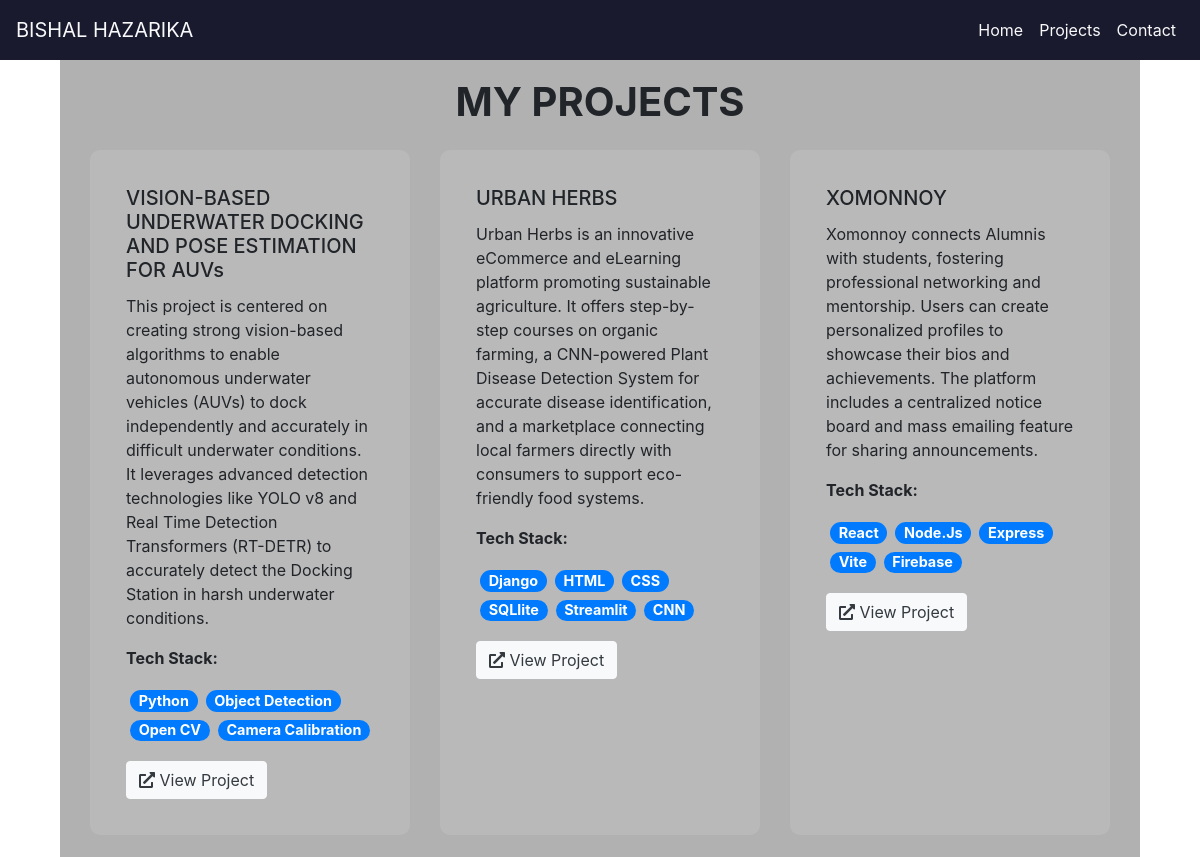
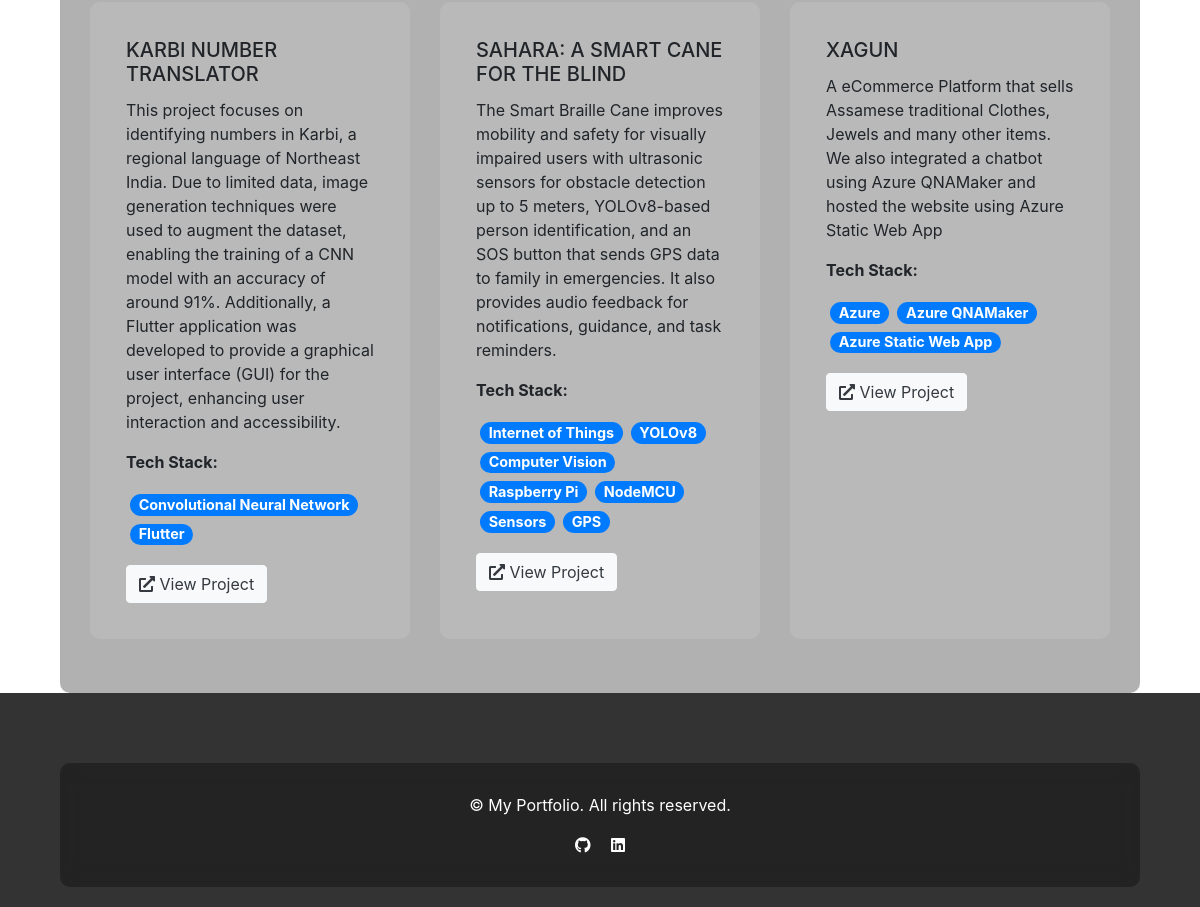
The app's page /projects with its own data (2 pictures, top to bottom).
### myportfolio/models.py (models this page shows, shortened)
class project(models.Model):
    title = models.CharField(max_length=200)
    techstack = models.JSONField()
    description = models.CharField(max_length=500)
    link = models.URLField(max_length=200)
    image = models.URLField(max_length=200, default="www.google.com")

### myportfolio/views.py (the view)
# urls.py: path("projects", views.projects, name="projects" ),
def projects(request):
    project_list = project.objects.all()
    context = {
        "project_list" : project_list,
    }
    return render(request, "myportfolio/projects.html", context)

### myportfolio/templates/myportfolio/projects.html (shortened to what this page needs)
{% load static %}
<!DOCTYPE html>
<html lang="en">
<head>
    <link rel="stylesheet" href="https://stackpath.bootstrapcdn.com/bootstrap/4.5.2/css/bootstrap.min.css">
    <link rel="stylesheet" href="https://cdnjs.cloudflare.com/ajax/libs/font-awesome/5.15.4/css/all.min.css">
    <link rel="stylesheet" href="{% static 'myportfolio/css/projects.css' %}">
</head>
<body>
    <nav class="navbar navbar-expand-lg fixed-top" style="background-color: #1a1a2e; /* Dark bluish-black tone */ ">
        <a class="navbar-brand text-light" href="#">BISHAL HAZARIKA</a>
        <div class="collapse navbar-collapse" id="navbarNav">
            <ul class="navbar-nav ml-auto">
                <li class="nav-item">
                    <a class="nav-link text-light" href="{% url 'myportfolio:home' %}">Home</a>
                </li>
                <li class="nav-item">
                    <a class="nav-link text-light active" href="{% url 'myportfolio:projects' %}">Projects</a>
                </li>
                <li class="nav-item">
                    <a class="nav-link text-light" href="#">Contact</a>
                </li>
            </ul>
        </div>
    </nav>
    <div class="container mt-5">
        <h1 class="text-center mb-4">MY PROJECTS</h1>
        {% if project_list %}
            <div class="row">
                {% for project in project_list %}
                    <div class="col-md-4 mb-4">
                        <div class="card h-100 p-3">
                            <div class="card-body">
                                <h5 class="card-title">{{ project.title }}</h5>
                                <p class="card-text">{{ project.description }}</p>
                                <p class="card-text">
                                    <strong>Tech Stack:</strong>
                                    <div class="d-flex flex-wrap">
                                        {% for tech in project.techstack %}
                                            <span class="badge badge-pill badge-primary m-1">{{ tech }}</span>
                                        {% endfor %}
                                    </div>
                                </p>
                                <a href="{{ project.link }}" class="btn btn-light text-dark" target="_blank">
                                    <i class="fas fa-external-link-alt"></i> View Project
                                </a>
                            </div>
                        </div>
                    </div>
                {% endfor %}
            </div>
        {% else %}
            <p class="text-center">No Projects are uploaded</p>
        {% endif %}
    </div>
    <footer class="text-center">
        <div class="container">
            <p>&copy; {{ current_year }} My Portfolio. All rights reserved.</p>
            <a href="#" class="text-white"><i class="fab fa-github"></i></a>
            <a href="#" class="text-white ml-3"><i class="fab fa-linkedin"></i></a>
        </div>
    </footer>
</body>
</html>

### myportfolio/static/myportfolio/css/projects.css (style rules this page uses)
.navbar-nav .nav-link { transition: color 0.3s ease, background-color 0.3s ease; padding: 10px 15px; border-radius: 5px; }
.container { backdrop-filter: blur(10px); padding: 30px; width: 90%; border-radius: 10px; background-color: rgba(0, 0, 0, 0.306); margin-top: 50px; }
.card { background: rgba(255, 255, 255, 0.1); border: none; border-radius: 10px; transition: transform 0.3s, box-shadow 0.3s; }
.badge { font-size: 0.9rem; }
footer { background-color: rgba(0, 0, 0, 0.8); color: white; padding: 20px 0; }
h1 { font-weight: bold; }

### records on screen
project: title "VISION-BASED UNDERWATER DOCKING AND POSE ESTIMATION FOR AUVs", description "This project is centered on creating strong vision-based algorithms to enable autonomous underwater vehicles (AUVs) to dock independently and accurately in difficult underwater conditions. It leverages advanced detection technologies like YOLO v8 and Real Time Detection Transformers (RT-DETR) to accurately detect the Docking Station in harsh underwater conditions.", techstack "Python" "Object Detection" "Open CV" "Camera Calibration"
project: title "URBAN HERBS", description "Urban Herbs is an innovative eCommerce and eLearning platform promoting sustainable agriculture. It offers step-by-step courses on organic farming, a CNN-powered Plant Disease Detection System for accurate disease identification, and a marketplace connecting local farmers directly with consumers to support eco-friendly food systems.", techstack "Django" "HTML" "CSS" "SQLlite" "Streamlit" "CNN"
project: title "XOMONNOY", description "Xomonnoy connects Alumnis with students, fostering professional networking and mentorship. Users can create personalized profiles to showcase their bios and achievements. The platform includes a centralized notice board and mass emailing feature for sharing announcements.", techstack "React" "Node.Js" "Express" "Vite" "Firebase"
project: title "KARBI NUMBER TRANSLATOR", description "This project focuses on identifying numbers in Karbi, a regional language of Northeast India. Due to limited data, image generation techniques were used to augment the dataset, enabling the training of a CNN model with an accuracy of around 91%. Additionally, a Flutter application was developed to provide a graphical user interface (GUI) for the project, enhancing user interaction and accessibility.", techstack "Convolutional Neural Network" "Flutter"
project: title "SAHARA: A SMART CANE FOR THE BLIND", description "The Smart Braille Cane improves mobility and safety for visually impaired users with ultrasonic sensors for obstacle detection up to 5 meters, YOLOv8-based person identification, and an SOS button that sends GPS data to family in emergencies. It also provides audio feedback for notifications, guidance, and task reminders.", techstack "Internet of Things" "YOLOv8" "Computer Vision" "Raspberry Pi" "NodeMCU" "Sensors" "GPS"
project: title "XAGUN", description "A eCommerce Platform that sells Assamese traditional Clothes, Jewels and many other items. We also integrated a chatbot using Azure QNAMaker and hosted the website using Azure Static Web App", techstack "Azure" "Azure QNAMaker" "Azure Static Web App"
